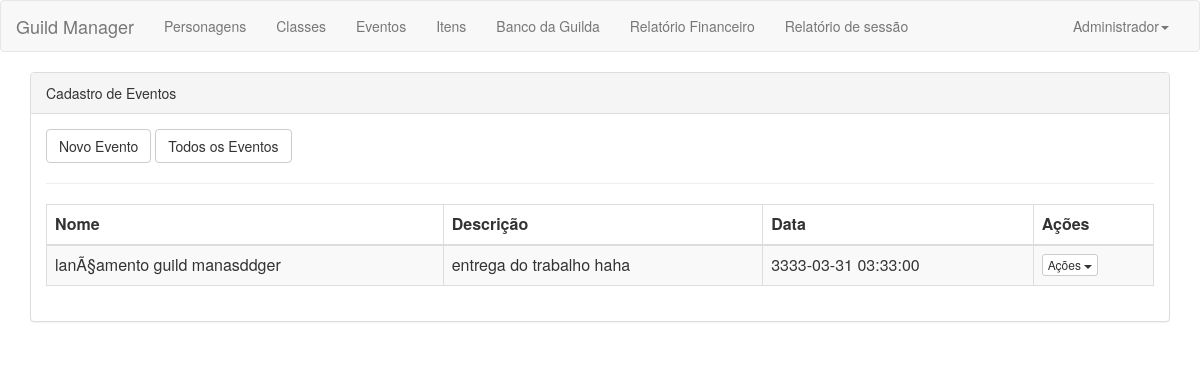
Page /consultar_meuseventos.php (signed in) on the committed database.
### tables this page shows
CREATE TABLE `evento` (
  `id` int(11) NOT NULL,
  `nome` varchar(45) NOT NULL,
  `usuario_nick` varchar(45) NOT NULL,
  `descricao` varchar(45) DEFAULT NULL,
  `data` datetime DEFAULT NULL
);

### consultar_meuseventos.php (the view, shortened to what this page needs)
<?php
require_once('banco.php');
$query_select = "SELECT * FROM evento WHERE usuario_nick='" . $_SESSION['user']['nick'] . "'";
$select = mysql_query($query_select, $connect);
?>
<html>
<head>
    <link rel="stylesheet" href="css/bootstrap.css">
    <link rel="stylesheet" href="https://cdnjs.cloudflare.com/ajax/libs/normalize/5.0.0/normalize.min.css">
</head>
<body>
<?php require_once "navbar.php" ?>
<div class="container">
    <div class="panel panel-default">
        <div class="panel-heading">Cadastro de Eventos</div>
        <div class="panel-body">
            <a href="/guild/cadastrar_evento.php" class="btn btn-default">Novo Evento</a>
            <a href="/guild/evento.php" class="btn btn-default">Todos os Eventos</a>
            <hr>
            <table class="table table-bordered table-striped table-hover">
                <thead>
                <tr>
                    <th>Nome</th>
                    <th>Descrição</th>
                    <th>Data</th>
                    <th>Ações</th>
                </tr>
                </thead>
                <tbody>
                <?php while ($array = mysql_fetch_array($select)) { ?>
                    <tr>
                        <td><?= $array['nome'] ?></td>
                        <td><?= $array['descricao'] ?></td>
                        <td><?= $array['data'] ?></td>
                        <td>
                            <div class="btn-group">
                                <button type="button" class="btn btn-default btn-xs dropdown-toggle"
                                        data-toggle="dropdown"
                                        - aria-haspopup="true" aria-expanded="false">
                                    Ações <span class="caret"></span>
                                </button>
                            </div>
                        </td>
                    </tr>
                <?php } ?>
                </tbody>
            </table>
        </div>
    </div>
</div>
</body>
</html>

### rows in the picture
evento: nome "lanÃ§amento guild manasddger", descricao "entrega do trabalho haha", data "3333-03-31 03:33:00"

### other values in the picture
$_SESSION['user']['nome'] "Administrador"
